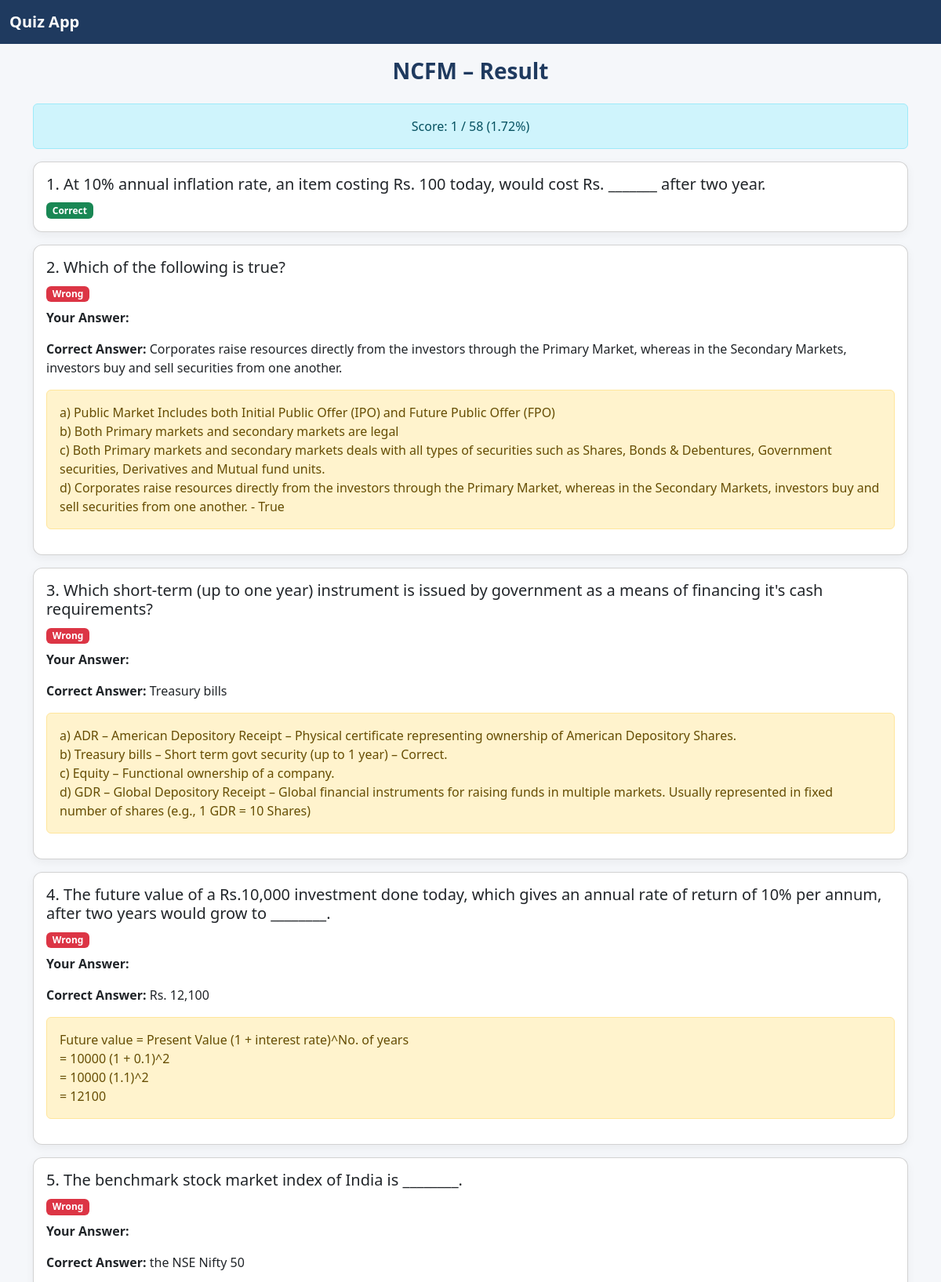
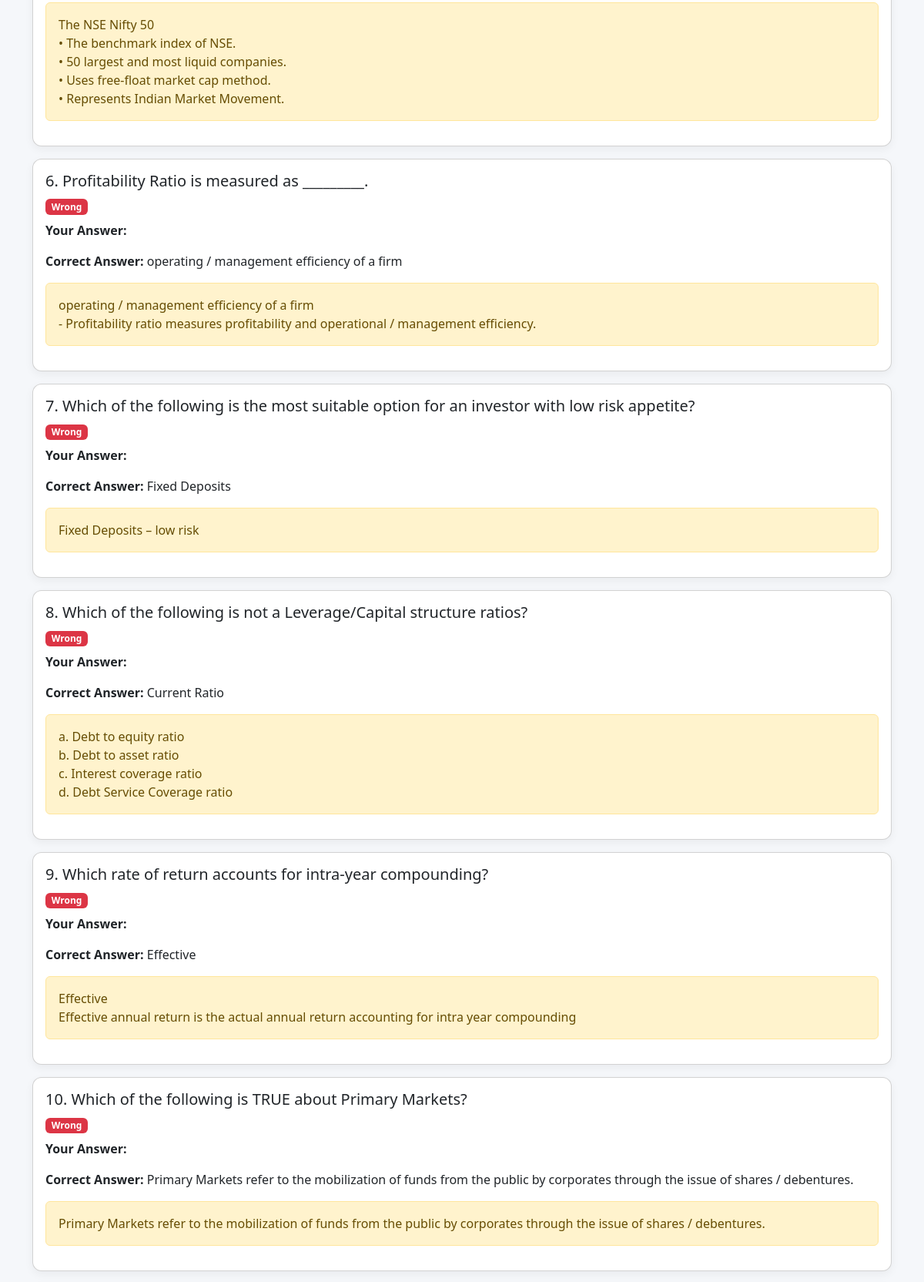
Page /result/4/ (upper part) on the committed database (2 pictures, top to bottom).
### quiz/models.py (models this page shows, shortened)
class QuizAttempt(models.Model):
    topic = models.ForeignKey(Topic, on_delete=models.CASCADE)
    attempted = models.PositiveIntegerField(default=0)
    correct_ans = models.PositiveIntegerField(default=0)
    percent_correct = models.FloatField(default=0)
    wrong_questions = models.JSONField(default=list, blank=True)
    created_at = models.DateTimeField(auto_now_add=True)

class Topic(models.Model):
    name = models.CharField(max_length=100)
    slug = models.SlugField(unique=True)

class Question(models.Model):
    topic = models.ForeignKey(Topic, on_delete=models.CASCADE)
    question = models.TextField()
    answer_description = models.TextField()

class Option(models.Model):
    question = models.ForeignKey(
        Question,
        related_name='options',
        on_delete=models.CASCADE
    )
    option_text = models.CharField(max_length=255)
    is_correct_ans = models.BooleanField(default=False)

### quiz/views.py (the view)
# urls.py: path('result/<int:attempt_id>/', views.quiz_result, name='quiz_result'),
def quiz_result(request, attempt_id):
    attempt = get_object_or_404(QuizAttempt, id=attempt_id)
    answers = []
    wrong_answers = []
    for ua in attempt.user_answers.select_related('question', 'selected_option'):
        correct_option = ua.question.options.filter(is_correct_ans=True).first()
        answer_dict = {
            'question': ua.question,
            'selected_option': ua.selected_option,
            'correct_option': correct_option,
            'is_correct': ua.is_correct
        }
        answers.append(answer_dict)
        if not ua.is_correct:
            wrong_answers.append(answer_dict)
    return render(request, 'result.html', {
        'attempt': attempt,
        'answers': answers,
        'wrong_answers': wrong_answers
    })

### quiz/templates/result.html (shortened to what this page needs)
{% extends 'base.html' %}
{% block content %}
<h3 class="text-center mb-4">{{ attempt.topic.name }} – Result</h3>
<div class="alert alert-info text-center">
    Score: {{ attempt.correct_ans }} / {{ attempt.attempted }}
    ({{ attempt.percent_correct|floatformat:2 }}%)
</div>
{% for ans in answers %}
<div class="card mb-3">
    <div class="card-body">
        <h5>{{ forloop.counter }}. {{ ans.question.question }}</h5>
        {% if ans.is_correct %}
            <span class="badge bg-success">Correct</span>
        {% else %}
            <span class="badge bg-danger">Wrong</span>
            <p class="mt-2">
                <strong>Your Answer:</strong>
            </p>
            <p><strong>Correct Answer:</strong> {{ ans.correct_option.option_text }}</p>
            <div class="alert alert-warning">{{ ans.question.answer_description|linebreaksbr }}</div>
        {% endif %}
    </div>
</div>
{% endfor %}
{% endblock %}

### quiz/static/css/style.css (style rules this page uses)
body { padding: 0 8px; padding-top: 50px; background-color: #f5f7fa; color: #212529; }
h1, h2, h3 { color: #1f3a5f; font-weight: 600; }
.card { border-radius: 12px; box-shadow: 0 4px 12px rgba(0,0,0,0.05); }

### rows in the picture
QuizAttempt: topic.name "NCFM", correct_ans "1", attempted "58", percent_correct "1.72"
Question: question.question "At 10% annual inflation rate, an item costing Rs. 100 today, would cost Rs. _______ after two year.", shows "Correct"
Question: question.question "Which of the following is true?", correct_option.option_text "Corporates raise resources directly from the investors through the Primary Market, whereas in the Secondary Markets, investors buy and sell securities from one another.", question.answer_description "a) Public Market Includes both Initial Public Offer (IPO) and Future Public Offer (FPO) b) Both Primary markets and secondary markets are legal c) Both Primary markets and secondary markets deals with all types of securities such as Shares, Bonds & Debentures, Government securities, Derivatives and Mutual fund units. d) Corporates raise resources directly from the investors through the Primary Market, whereas in the Secondary Markets, investors buy and sell securities from one another. - True"
Question: question.question "Which short-term (up to one year) instrument is issued by government as a means of financing it's cash requirements?", correct_option.option_text "Treasury bills", question.answer_description "a) ADR – American Depository Receipt – Physical certificate representing ownership of American Depository Shares. b) Treasury bills – Short term govt security (up to 1 year) – Correct. c) Equity – Functional ownership of a company. d) GDR – Global Depository Receipt – Global financial instruments for raising funds in multiple markets. Usually represented in fixed number of shares (e.g., 1 GDR = 10 Shares)"
Question: question.question "The future value of a Rs.10,000 investment done today, which gives an annual rate of return of 10% per annum, after two years would grow to ________.", correct_option.option_text "Rs. 12,100", question.answer_description "Future value = Present Value (1 + interest rate)^No. of years = 10000 (1 + 0.1)^2 = 10000 (1.1)^2 = 12100"
Question: question.question "The benchmark stock market index of India is ________.", correct_option.option_text "the NSE Nifty 50", question.answer_description "The NSE Nifty 50 • The benchmark index of NSE. • 50 largest and most liquid companies. • Uses free-float market cap method. • Represents Indian Market Movement."
Question: question.question "Profitability Ratio is measured as _________.", correct_option.option_text "operating / management efficiency of a firm", question.answer_description "operating / management efficiency of a firm - Profitability ratio measures profitability and operational / management efficiency."
Question: question.question "Which of the following is the most suitable option for an investor with low risk appetite?", correct_option.option_text "Fixed Deposits", question.answer_description "Fixed Deposits – low risk"
Question: question.question "Which of the following is not a Leverage/Capital structure ratios?", correct_option.option_text "Current Ratio", question.answer_description "a. Debt to equity ratio b. Debt to asset ratio c. Interest coverage ratio d. Debt Service Coverage ratio"
Question: question.question "Which rate of return accounts for intra-year compounding?", correct_option.option_text "Effective", question.answer_description "Effective Effective annual return is the actual annual return accounting for intra year compounding"
Question: question.question "Which of the following is TRUE about Primary Markets?", correct_option.option_text "Primary Markets refer to the mobilization of funds from the public by corporates through the issue of shares / debentures.", question.answer_description "Primary Markets refer to the mobilization of funds from the public by corporates through the issue of shares / debentures."
